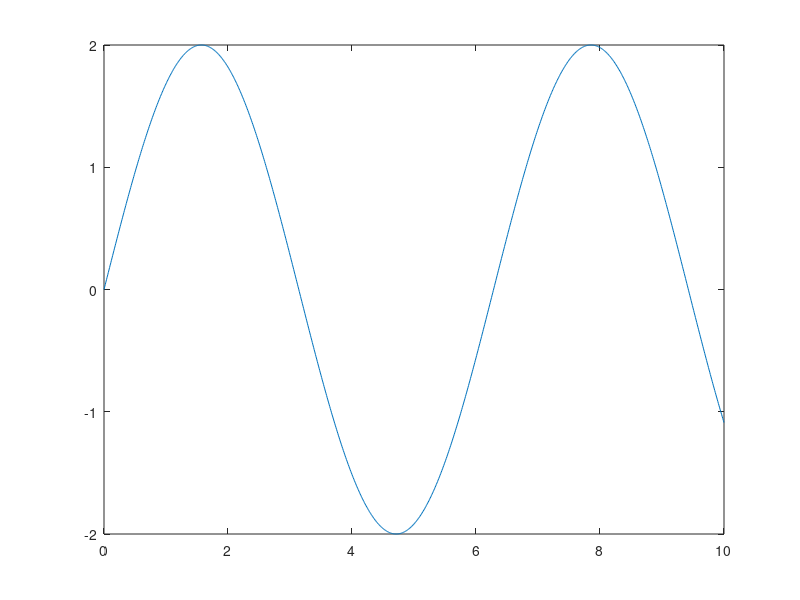

Write the MATLAB code that produced this figure.
h=0.01;
T=10;
t=0:h:T;
f=2*sin(t);
g=3*cos(t);
f1=2*sin(t)+(0.32*rand(1,size(t,2)));
g1=3*cos(t)+(0.0231*rand(1,size(t,2)));

% f=-2*t.^3;
% f=2.^f;
% f=f.*sin(20*t)+0.01*sin(250*t);
% hd=(1+(t.^2));
% g=1./hd;
% f=f+g;
% K=400+((log(4))^2);
% Ireal=(2^(-2*T))*(20*cos(20*T)+log(4)*sin(20*T))/(K);
% Ireal=0.05-Ireal+((1-cos(250*T))/(2500))
plot(t,f)
vk1=0;
for i=1:size(t,2)
    vk1=(vk1)+(h*f(i));
end
display(vk1)
vk2=0;
for i=2:size(t,2)
    vk2=vk2+h*f(i-1);
end
display(vk2)
vk3=0;
vk3=vk3+((h/2)*f(1));
for i=2:size(t,2)
    vk3=vk3+((h/2)*(f(i)+f(i-1)));
end
display(vk3)
